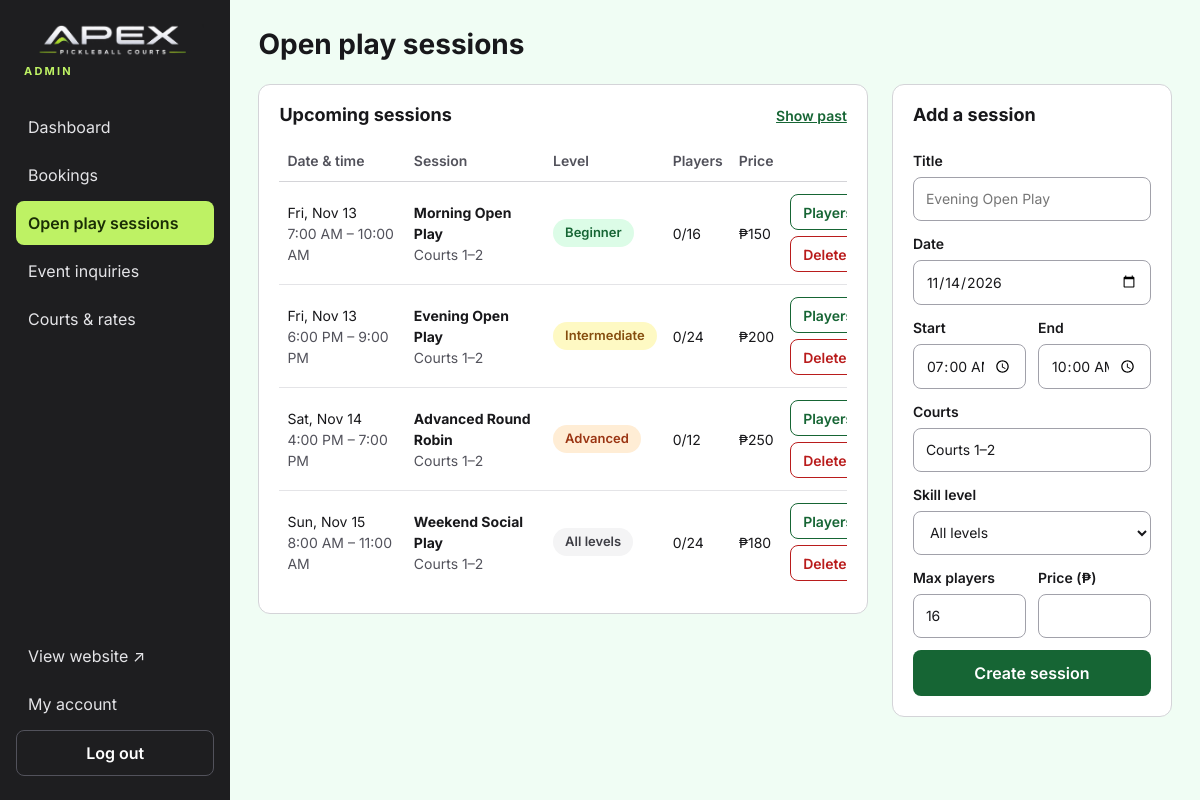
Page /admin/open-play.php (signed in) on the committed database.
### tables this page shows
CREATE TABLE open_play_sessions (
  id INT AUTO_INCREMENT PRIMARY KEY,
  title VARCHAR(100) NOT NULL,
  session_date DATE NOT NULL,
  start_time TIME NOT NULL,
  end_time TIME NOT NULL,
  courts_label VARCHAR(50) NOT NULL,
  skill_level VARCHAR(20) NOT NULL DEFAULT 'All levels',  
  capacity INT NOT NULL DEFAULT 16,
  price DECIMAL(10,2) NOT NULL,
  created_at TIMESTAMP DEFAULT CURRENT_TIMESTAMP
);

### includes/functions.php (called while the page is built, shortened)
<?php
function e($value): string
{
    return htmlspecialchars((string) $value, ENT_QUOTES, 'UTF-8');
}
function money($amount): string
{
    return '₱' . number_format((float) $amount, 0);
}
function fmt_time(string $time): string
{
    return date('g:i A', strtotime($time));
}
function fmt_date(string $date, string $format = 'D, M j'): string
{
    return date($format, strtotime($date));
}
function level_class(string $level): string
{
    return [
        'Beginner' => 'tag-green',
        'Intermediate' => 'tag-yellow',
        'Advanced' => 'tag-orange',
    ][$level] ?? 'tag-gray';
}

### admin/open-play.php (the view, shortened to what this page needs)
<?php
require __DIR__ . '/../includes/functions.php';
$pdo = db();
$levels = ['Beginner', 'Intermediate', 'Advanced', 'All levels'];
$form = ['title' => '', 'session_date' => date('Y-m-d', strtotime('+1 day')), 'start_time' => '07:00', 'end_time' => '10:00',
         'courts_label' => 'Courts 1–2', 'skill_level' => 'All levels', 'capacity' => 16, 'price' => ''];
$showPast = isset($_GET['past']);
$stmt = $pdo->prepare("SELECT s.*,
        (SELECT COUNT(*) FROM open_play_signups u WHERE u.session_id = s.id AND u.status = 'joined') AS joined,
        (SELECT COUNT(*) FROM open_play_signups u WHERE u.session_id = s.id AND u.status = 'waitlist') AS waiting
      FROM open_play_sessions s WHERE s.session_date " . ($showPast ? '<' : '>=') . ' ?
      ORDER BY s.session_date ' . ($showPast ? 'DESC' : 'ASC') . ', s.start_time LIMIT 100');
$stmt->execute([date('Y-m-d')]);
$sessions = $stmt->fetchAll();
require __DIR__ . '/../includes/admin_header.php';
?>
<div class="admin-top"><h1>Open play sessions</h1></div>
<div class="two-col">
  <section class="panel wide">
    <div class="panel-head">
      <h2><?= $showPast ? 'Past sessions' : 'Upcoming sessions' ?></h2>
      <a href="open-play.php<?= $showPast ? '' : '?past=1' ?>" style="font-weight: 600; font-size: 14px"><?= $showPast ? 'Show upcoming' : 'Show past' ?></a>
    </div>
    <?php if (!$sessions): ?>
      <p class="muted">No sessions to show.</p>
    <?php else: ?>
    <div class="table-wrap">
      <table class="table">
        <thead><tr><th>Date &amp; time</th><th>Session</th><th>Level</th><th>Players</th><th>Price</th><th><span class="sr-only">Actions</span></th></tr></thead>
        <tbody>
        <?php foreach ($sessions as $s): ?>
          <tr>
            <td><?= e(fmt_date($s['session_date'], 'D, M j')) ?><br><span class="muted"><?= e(fmt_time($s['start_time'])) ?> – <?= e(fmt_time($s['end_time'])) ?></span></td>
            <td><strong><?= e($s['title']) ?></strong><br><span class="muted"><?= e($s['courts_label']) ?></span></td>
            <td><span class="tag <?= level_class($s['skill_level']) ?>"><?= e($s['skill_level']) ?></span></td>
            <td><?= (int) $s['joined'] ?>/<?= (int) $s['capacity'] ?><?php if ($s['waiting']): ?><br><span class="muted">+<?= (int) $s['waiting'] ?> waitlist</span><?php endif; ?></td>
            <td><?= money($s['price']) ?></td>
            <td>
              <div class="actions">
                <a class="btn btn-sm btn-outline" href="open-play.php?session=<?= (int) $s['id'] ?>">Players</a>
                <form method="post" onsubmit="return confirm('Delete this session and its sign-ups?')"><?= csrf_field() ?>
                  <button class="btn btn-sm btn-danger" type="submit">Delete</button>
                </form>
              </div>
            </td>
          </tr>
        <?php endforeach; ?>
        </tbody>
      </table>
    </div>
    <?php endif; ?>
  </section>
  <section class="panel narrow" aria-label="New session">
    <h2 style="font-size: 18px">Add a session</h2>
    <form method="post" style="display: flex; flex-direction: column; gap: 12px">
      <label class="field">Title<input type="text" name="title" value="<?= e($form['title']) ?>" required placeholder="Evening Open Play"></label>
      <label class="field">Date<input type="date" name="session_date" value="<?= e($form['session_date']) ?>" required></label>
      <div style="display: grid; grid-template-columns: repeat(2, minmax(0, 1fr)); gap: 12px">
        <label class="field">Start<input type="time" name="start_time" value="<?= e($form['start_time']) ?>" required></label>
        <label class="field">End<input type="time" name="end_time" value="<?= e($form['end_time']) ?>" required></label>
      </div>
      <label class="field">Courts<input type="text" name="courts_label" value="<?= e($form['courts_label']) ?>" required></label>
      <label class="field">Skill level
        <select name="skill_level"><?php foreach ($levels as $l): ?><option <?= $form['skill_level'] === $l ? 'selected' : '' ?>><?= e($l) ?></option><?php endforeach; ?></select>
      </label>
      <div style="display: grid; grid-template-columns: repeat(2, minmax(0, 1fr)); gap: 12px">
        <label class="field">Max players<input type="number" name="capacity" value="<?= e($form['capacity']) ?>" min="1" required></label>
        <label class="field">Price (₱)<input type="number" name="price" value="<?= e($form['price']) ?>" min="0" step="1" required></label>
      </div>
      <button type="submit" class="btn btn-primary">Create session</button>
    </form>
  </section>
</div>
<?php require __DIR__ . '/../includes/admin_footer.php'; ?>

### assets/css/style.css (style rules this page uses)
:root { --charcoal: #1e1e20; --lime: #bef264; --lime-strong: #84cc16; --lime-ink: #1a2e05; --green: #166534; --green-deep: #14532d; --mint: #f0fdf4; --mint-2: #dcfce7; --ink: #18181b; --muted: #52525b; --line: #d4d4d8; --line-soft: #e4e4e7; --white: #ffffff; --radius: 12px; --shadow: 0 8px 24px rgba(20, 83, 45, 0.12); }
*, *::before, *::after { box-sizing: border-box; }
html { scroll-behavior: smooth; }
body { margin: 0; font-family: Inter, system-ui, -apple-system, "Segoe UI", sans-serif; color: var(--ink); background: var(--white); line-height: 1.5; }
a { color: var(--green); }
h1, h2, h3 { line-height: 1.15; margin: 0; }
.muted { color: var(--muted); }
.btn { display: inline-flex; align-items: center; justify-content: center; gap: 8px; min-height: 44px; padding: 10px 20px; border-radius: 8px; border: 1px solid transparent; font: inherit; font-weight: 600; text-decoration: none; cursor: pointer; transition: background .15s, border-color .15s, color .15s, transform .15s; }
.btn-primary { background: var(--green); color: var(--white); }
.btn-outline { background: var(--white); border-color: var(--green); color: var(--green); }
.btn-danger { background: var(--white); border-color: #b91c1c; color: #b91c1c; }
.btn-sm { min-height: 36px; padding: 6px 12px; font-size: 14px; }
.field { display: flex; flex-direction: column; gap: 6px; font-size: 14px; font-weight: 600; }
.field input, .field select, .field textarea { min-height: 44px; padding: 10px 12px; border: 1px solid #a1a1aa; border-radius: 8px; font: inherit; font-weight: 400; background: var(--white); color: var(--ink); width: 100%; }
.tag { display: inline-block; padding: 4px 12px; border-radius: 999px; font-size: 13px; font-weight: 600; white-space: nowrap; }
.tag-green { background: var(--mint-2); color: var(--green); }
.tag-yellow { background: #fef9c3; color: #854d0e; }
.tag-orange { background: #ffedd5; color: #9a3412; }
.tag-gray { background: #f4f4f5; color: #3f3f46; }
.admin-body { background: var(--mint); }
.admin-top { display: flex; flex-wrap: wrap; justify-content: space-between; align-items: center; gap: 16px; }
.admin-top h1 { font-size: 28px; }
.panel { background: var(--white); border: 1px solid var(--line); border-radius: var(--radius); padding: 20px; display: flex; flex-direction: column; gap: 14px; }
.panel-head { display: flex; justify-content: space-between; align-items: center; gap: 12px; flex-wrap: wrap; }
.panel-head h2 { font-size: 18px; }
.two-col { display: flex; flex-wrap: wrap; gap: 24px; align-items: flex-start; }
.two-col > .wide { flex: 999 1 480px; min-width: 0; }
.two-col > .narrow { flex: 1 1 280px; display: flex; flex-direction: column; gap: 24px; }
.table-wrap { overflow-x: auto; }
.table { width: 100%; border-collapse: collapse; font-size: 14px; min-width: 640px; }
.table th { text-align: left; color: var(--muted); font-weight: 600; padding: 10px 8px; border-bottom: 1px solid var(--line); white-space: nowrap; }
.table td { padding: 12px 8px; border-bottom: 1px solid var(--line-soft); vertical-align: middle; }
.table tr:last-child td { border-bottom: none; }
.table .actions { display: flex; gap: 6px; flex-wrap: wrap; }
.table .actions form { margin: 0; }

### rows in the picture
open_play_sessions: session_date "Fri, Nov 13", start_time "7:00 AM", end_time "10:00 AM", title "Morning Open Play", courts_label "Courts 1–2", skill_level "Beginner", joined "0", capacity "16", price "₱150"
open_play_sessions: session_date "Fri, Nov 13", start_time "6:00 PM", end_time "9:00 PM", title "Evening Open Play", courts_label "Courts 1–2", skill_level "Intermediate", joined "0", capacity "24", price "₱200"
open_play_sessions: session_date "Sat, Nov 14", start_time "4:00 PM", end_time "7:00 PM", title "Advanced Round Robin", courts_label "Courts 1–2", skill_level "Advanced", joined "0", capacity "12", price "₱250"
open_play_sessions: session_date "Sun, Nov 15", start_time "8:00 AM", end_time "11:00 AM", title "Weekend Social Play", courts_label "Courts 1–2", skill_level "All levels", joined "0", capacity "24", price "₱180"

### other values in the picture
$label "Dashboard"
$label "Bookings"
$label "Open play sessions"
$label "Event inquiries"
$label "Courts & rates"
form field skill_level "All levels"
